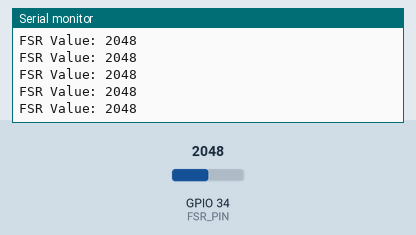
This sketch was run on a simulated ESP32. On the bench: the last lines printed to the serial monitor. The test bench sets the inputs (shaded band); at power-on: GPIO 34 (FSR_PIN) = 2048.

Above: at 1.2 s.
1.3 s: GPIO 34 (FSR_PIN) set to 2866
At 1.56 s:
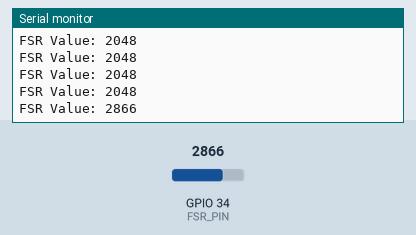
2.8 s: GPIO 34 (FSR_PIN) set to 3603
At 2.96 s:
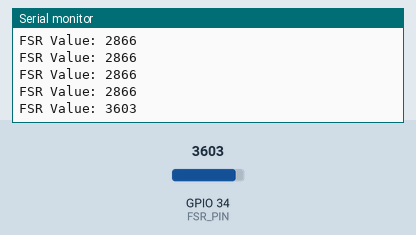
Timing chart, 0 to 5.8 s (numbered marks = the images above; inputs shaded):
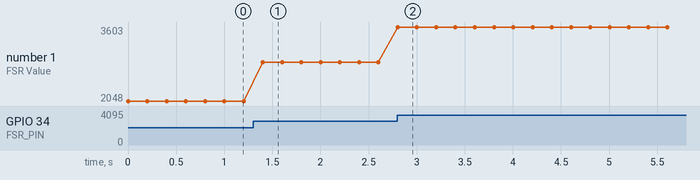

Measured:
- after the input at 1.3 s, the serial monitor: prints a new line after 0.10 s (image 1)
- after the input at 2.8 s, the serial monitor: prints a new line at once (image 2)
- plotted number 1: 2048 → 2866 after the input at 1.3 s, 2866 → 3603 after the input at 2.8 s

The sketch:

FSR_CIRUIT.ino
```cpp
const int FSR_PIN = 34;

void setup(){
    Serial.begin(115200);

}

void loop(){
    int fsrValue = analogRead(FSR_PIN);
    Serial.print("FSR Value: ");
    Serial.println(fsrValue);
    delay(200); // Delay for 1 second before the next reading
}
```
